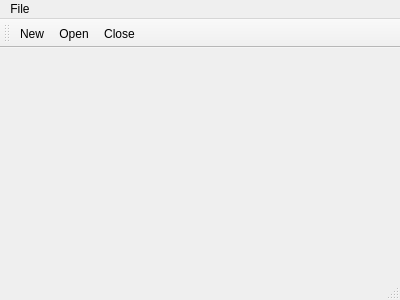
<?xml version="1.0" encoding="UTF-8"?>
<ui version="4.0">
 <class>myQactions</class>
 <widget class="QMainWindow" name="myQactions">
  <property name="geometry">
   <rect>
    <x>0</x>
    <y>0</y>
    <width>400</width>
    <height>300</height>
   </rect>
  </property>
  <property name="windowTitle">
   <string>myQactions</string>
  </property>
  <widget class="QWidget" name="centralWidget"/>
  <widget class="QMenuBar" name="menuBar">
   <property name="geometry">
    <rect>
     <x>0</x>
     <y>0</y>
     <width>400</width>
     <height>20</height>
    </rect>
   </property>
   <widget class="QMenu" name="menuFile">
    <property name="title">
     <string>File</string>
    </property>
    <addaction name="actionNew"/>
    <addaction name="actionOpen"/>
    <addaction name="actionClose"/>
   </widget>
   <addaction name="menuFile"/>
  </widget>
  <widget class="QToolBar" name="mainToolBar">
   <attribute name="toolBarArea">
    <enum>TopToolBarArea</enum>
   </attribute>
   <attribute name="toolBarBreak">
    <bool>false</bool>
   </attribute>
   <addaction name="actionNew"/>
   <addaction name="actionOpen"/>
   <addaction name="actionClose"/>
  </widget>
  <widget class="QStatusBar" name="statusBar"/>
  <action name="actionNew">
   <property name="icon">
    <iconset resource="icons.qrc">
     <normaloff>:/img/new.png</normaloff>:/img/new.png</iconset>
   </property>
   <property name="text">
    <string>New</string>
   </property>
  </action>
  <action name="actionOpen">
   <property name="icon">
    <iconset resource="icons.qrc">
     <normaloff>:/img/open.png</normaloff>:/img/open.png</iconset>
   </property>
   <property name="text">
    <string>Open</string>
   </property>
  </action>
  <action name="actionClose">
   <property name="icon">
    <iconset resource="icons.qrc">
     <normaloff>:/img/close.png</normaloff>:/img/close.png</iconset>
   </property>
   <property name="text">
    <string>Close</string>
   </property>
  </action>
 </widget>
 <layoutdefault spacing="6" margin="11"/>
 <resources>
  <include location="icons.qrc"/>
 </resources>
 <connections/>
</ui>
